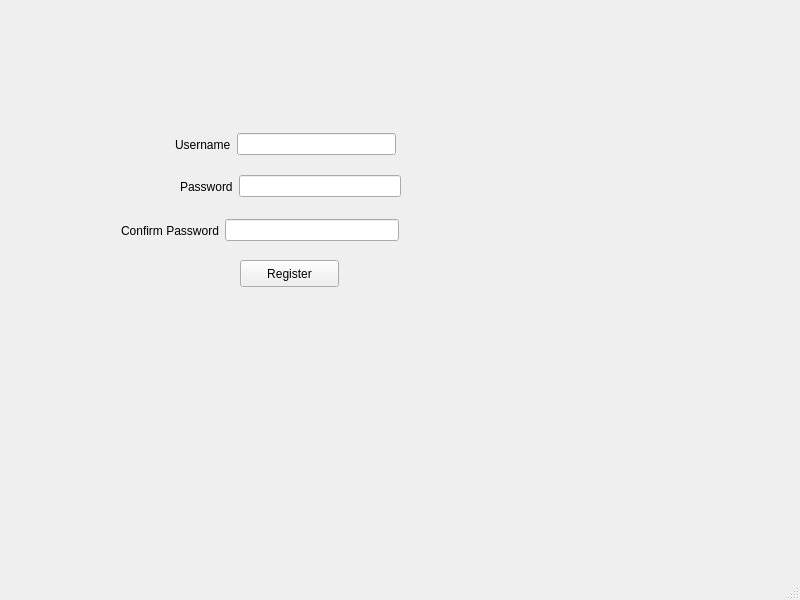
<?xml version="1.0" encoding="UTF-8"?>
<ui version="4.0">
 <class>register</class>
 <widget class="QMainWindow" name="register">
  <property name="geometry">
   <rect>
    <x>0</x>
    <y>0</y>
    <width>800</width>
    <height>600</height>
   </rect>
  </property>
  <property name="windowTitle">
   <string>MainWindow</string>
  </property>
  <widget class="QWidget" name="centralwidget">
   <widget class="QPushButton" name="pushButton">
    <property name="geometry">
     <rect>
      <x>240</x>
      <y>260</y>
      <width>99</width>
      <height>27</height>
     </rect>
    </property>
    <property name="text">
     <string>Register</string>
    </property>
   </widget>
   <widget class="QWidget" name="">
    <property name="geometry">
     <rect>
      <x>175</x>
      <y>130</y>
      <width>221</width>
      <height>29</height>
     </rect>
    </property>
    <layout class="QHBoxLayout" name="horizontalLayout">
     <item>
      <widget class="QLabel" name="label">
       <property name="text">
        <string>Username</string>
       </property>
      </widget>
     </item>
     <item>
      <widget class="QLineEdit" name="lineEdit"/>
     </item>
    </layout>
   </widget>
   <widget class="QWidget" name="">
    <property name="geometry">
     <rect>
      <x>180</x>
      <y>172</y>
      <width>221</width>
      <height>29</height>
     </rect>
    </property>
    <layout class="QHBoxLayout" name="horizontalLayout_2">
     <item>
      <widget class="QLabel" name="label_2">
       <property name="text">
        <string>Password</string>
       </property>
      </widget>
     </item>
     <item>
      <widget class="QLineEdit" name="lineEdit_3"/>
     </item>
    </layout>
   </widget>
   <widget class="QWidget" name="">
    <property name="geometry">
     <rect>
      <x>121</x>
      <y>216</y>
      <width>278</width>
      <height>29</height>
     </rect>
    </property>
    <layout class="QHBoxLayout" name="horizontalLayout_3">
     <item>
      <widget class="QLabel" name="label_3">
       <property name="text">
        <string>Confirm Password</string>
       </property>
      </widget>
     </item>
     <item>
      <widget class="QLineEdit" name="lineEdit_2"/>
     </item>
    </layout>
   </widget>
  </widget>
  <widget class="QMenuBar" name="menubar">
   <property name="geometry">
    <rect>
     <x>0</x>
     <y>0</y>
     <width>800</width>
     <height>25</height>
    </rect>
   </property>
  </widget>
  <widget class="QStatusBar" name="statusbar"/>
 </widget>
 <resources/>
 <connections/>
</ui>
